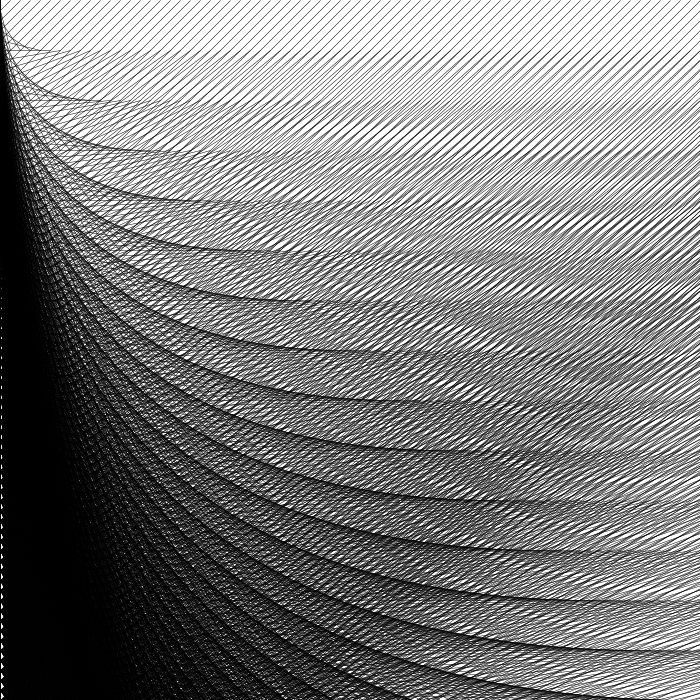
Frame 1 (no input)
Frame 60 (the mouse pressed at the canvas centre just before this capture): identical to frame 1, image omitted
Frame 120 (the mouse held since frame 60 and released just before this capture): identical to frame 1, image omitted

The Processing sketch that drew this single still picture (run headless with seeded random() and noise(); from frame 60 on, the mouse is pressed at the canvas centre):

// Processing sketch: lineFor
// ── lineFor.pde
void setup() {

  frameRate(20);
  size(700, 700);
  smooth();
  strokeWeight(0.5);
  background(255);
  /*for (int i=0;i<20;i++ ){
  
    line(10*i,0,10*i,height);
   
  }*/
  
  /*for (int a=0;a<height;a++ ){
  
    stroke((a%255));
    line(0,a,width,a);
   
  }*/

  for(int a=0; a<1000; a+=10){
    for(int b=0; b<1800; b+=50){
         line(0,a,a,b);
    } 
  }
  
}

void draw() {


}
